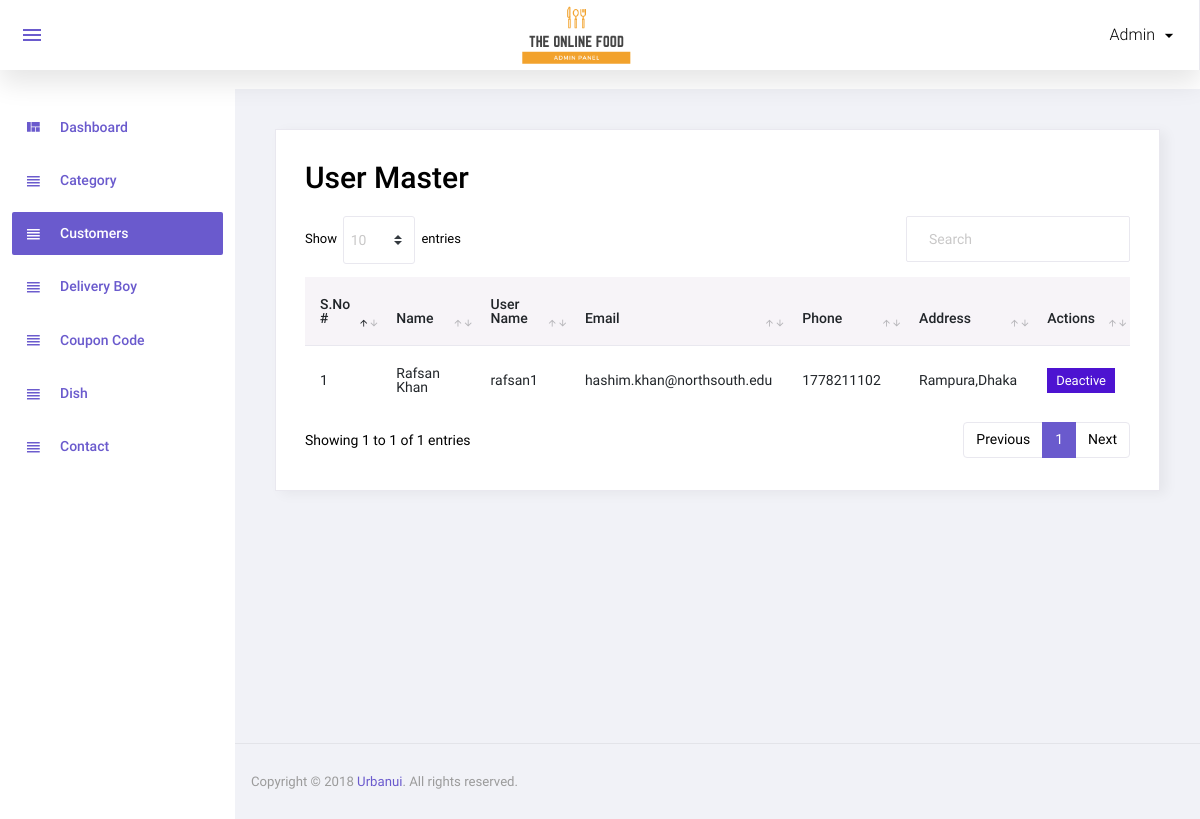
Before: /admin/user.php (signed in) with the older database file.
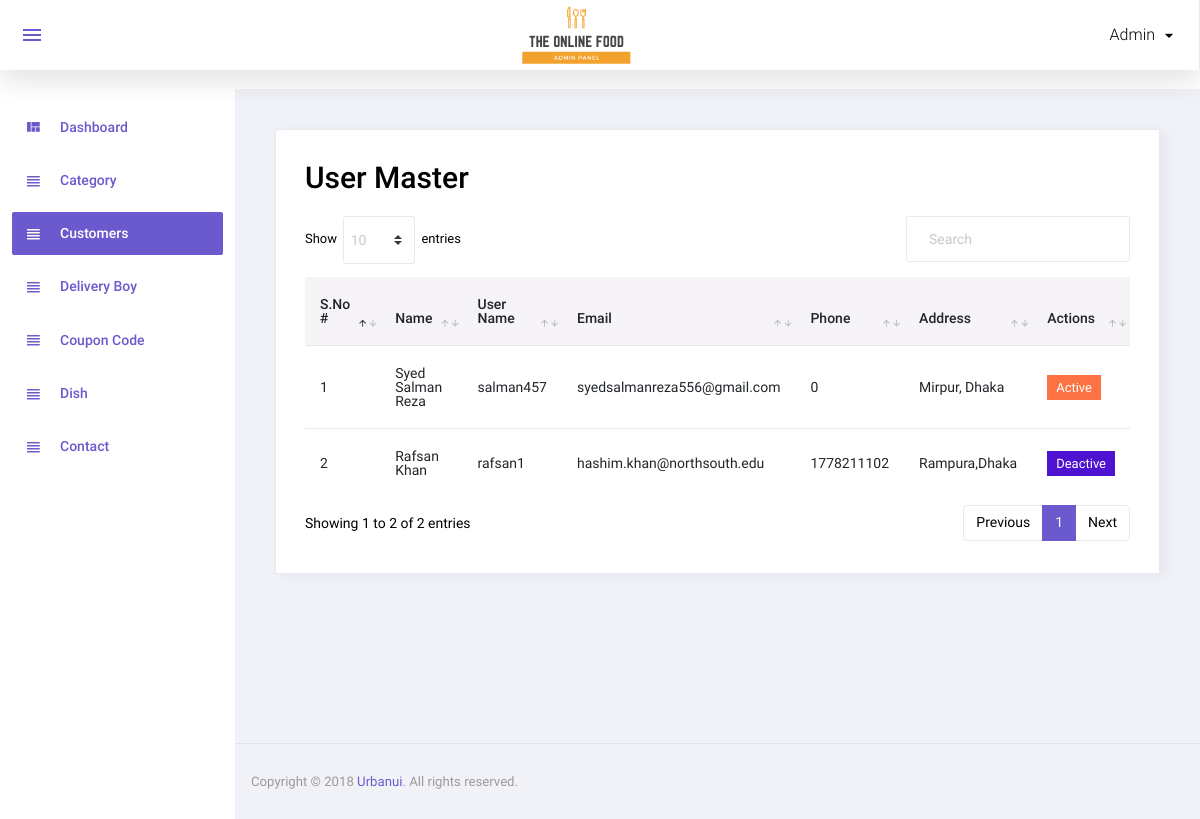
After: the same page with the newer database file.
### tables this page shows
CREATE TABLE `user` (
  `user_id` int(11) NOT NULL,
  `name` varchar(45) NOT NULL,
  `user_name` varchar(45) NOT NULL,
  `password` varchar(45) NOT NULL,
  `email` varchar(45) NOT NULL,
  `phone` int(11) NOT NULL,
  `address` varchar(45) NOT NULL,
  `status` int(11) NOT NULL,
  `email_verify` int(11) NOT NULL,
  `rand_str` varchar(20) NOT NULL
);

### admin/user.php (the view, shortened to what this page needs)
<?php
include('top.php');
require_once "../config.php";
$sql="select * from user order by user_id desc";
$res=mysqli_query($con,$sql);
?>
    <div class="card">
        <div class="card-body">
            <h1 class="grid_title">User Master</h1>
            <div class="row grid_box">
                <div class="col-12">
                    <div class="table-responsive">
                        <table id="order-listing" class="table">
                            <thead>
                            <tr>
                                <th width="10%">S.No #</th>
                                <th width="20%">Name</th>
                                <th width="20%">User Name</th>
                                <th width="20%">Email</th>
                                <th width="20%">Phone</th>
                                <th width="20%">Address</th>
                                <th width="15%">Actions</th>
                            </tr>
                            </thead>
                            <tbody>
                            <?php if(mysqli_num_rows($res)>0){
                                $i=1;
                                while($row=mysqli_fetch_assoc($res)){
                                    ?>
                                    <tr>
                                        <td><?php echo $i?></td>
                                        <td><?php echo $row['name']?></td>
                                        <td><?php echo $row['user_name']?></td>
                                        <td><?php echo $row['email']?></td>
                                        <td><?php echo $row['phone']?></td>
                                        <td><?php echo $row['address']?></td>
                                        <td>
                                            <?php
                                            if($row['status']==1){
                                                ?>
                                                <a href="?id=<?php echo $row['user_id']?>&type=deactive"><label class="badge badge-danger hand_cursor">Active</label></a>
                                                <?php
                                            }else{
                                                ?>
                                                <a href="?id=<?php echo $row['user_id']?>&type=active"><label class="badge badge-info hand_cursor">Deactive</label></a>
                                                <?php
                                            }
                                            ?>
                                        </td>
                                    </tr>
                                    <?php
                                    $i++;
                                } } else { ?>
                                <tr>
                                    <td colspan="5">No data found</td>
                                </tr>
                            <?php } ?>
                            </tbody>
                        </table>
                    </div>
                </div>
            </div>
        </div>
    </div>
<?php include('footer.php');?>

### admin/top.php (shortened to what this page needs)
<!DOCTYPE html>
<html lang="en">
<head>
    <link rel="stylesheet" href="assets/css/materialdesignicons.min.css">
    <link rel="stylesheet" href="assets/css/vendor.bundle.base.css">
    <link rel="stylesheet" href="assets/css/dataTables.bootstrap4.css">
    <link rel="stylesheet" href="assets/css/bootstrap-datepicker.min.css">
    <link rel="stylesheet" href="assets/css/style.css">
</head>
<body class="sidebar-light">
<div class="container-scroller">
    <nav class="navbar col-lg-12 col-12 p-0 fixed-top d-flex flex-row">
        <div class="navbar-menu-wrapper d-flex align-items-stretch justify-content-between">
            <ul class="navbar-nav mr-lg-2 d-none d-lg-flex">
                <li class="nav-item nav-toggler-item">
                    <button class="navbar-toggler align-self-center" type="button" data-toggle="minimize">
                        <span class="mdi mdi-menu"></span>
                    </button>
                </li>
            </ul>
            <div class="text-center navbar-brand-wrapper d-flex align-items-center justify-content-center">
                <a class="navbar-brand brand-logo" href="Welcome_Page.php"><img src="assets/images/logo22.png" alt="logo"/></a>
            </div>
            <ul class="navbar-nav navbar-nav-right">
                <li class="nav-item nav-profile dropdown">
                    <a class="nav-link dropdown-toggle" href="#" data-toggle="dropdown" id="profileDropdown">
                        <span class="nav-profile-name"><?php echo $_SESSION['ADMIN_USER'] ?></span>
                    </a>
                </li>
            </ul>
        </div>
    </nav>
    <div class="container-fluid page-body-wrapper">
        <nav class="sidebar sidebar-offcanvas" id="sidebar">
            <ul class="nav">
                <li class="nav-item">
                    <a class="nav-link" href="Welcome_Page.php">
                        <i class="mdi mdi-view-quilt menu-icon"></i>
                        <span class="menu-title">Dashboard</span>
                    </a>
                </li>
                <li class="nav-item">
                    <a class="nav-link" href="category.php">
                        <i class="mdi mdi-view-headline menu-icon"></i>
                        <span class="menu-title">Category</span>
                    </a>
                </li>
                <li class="nav-item">
                    <a class="nav-link" href="user.php">
                        <i class="mdi mdi-view-headline menu-icon"></i>
                        <span class="menu-title">Customers</span>
                    </a>
                </li>
                <li class="nav-item">
                    <a class="nav-link" href="delivery_boy.php">
                        <i class="mdi mdi-view-headline menu-icon"></i>
                        <span class="menu-title">Delivery Boy</span>
                    </a>
                </li>
                <li class="nav-item">
                    <a class="nav-link" href="coupon_code.php">
                        <i class="mdi mdi-view-headline menu-icon"></i>
                        <span class="menu-title">Coupon Code</span>
                    </a>
                </li>
                <li class="nav-item">
                    <a class="nav-link" href="dish.php">
                        <i class="mdi mdi-view-headline menu-icon"></i>
                        <span class="menu-title">Dish</span>
                    </a>
                </li>
                <li class="nav-item">
                    <a class="nav-link" href="contact_admin.php">
                        <i class="mdi mdi-view-headline menu-icon"></i>
                        <span class="menu-title">Contact</span>
                    </a>
                </li>
            </ul>
        </nav>
        <div class="main-panel">
            <div class="content-wrapper">

### admin/footer.php (shortened to what this page needs)
</div>
<footer class="footer">
    <div class="d-sm-flex justify-content-center justify-content-sm-between">
        <span class="text-muted text-center text-sm-left d-block d-sm-inline-block">Copyright © 2018 <a href="https://www.urbanui.com/" target="_blank">Urbanui</a>. All rights reserved.</span>
    </div>
</footer>
</div>
</div>
</div>
</body>
</html>

Changed rows visible on the page:
added user: name "Syed Salman Reza", user_name "salman457", email "syedsalmanreza556@gmail.com", phone "0", address "Mirpur, Dhaka"
Other visible differences:
text written by a page script: "Show entries Showing 1 to 1 of 1 entries Previous 1 Next" → "Show entries Showing 1 to 2 of 2 entries Previous 1 Next"
